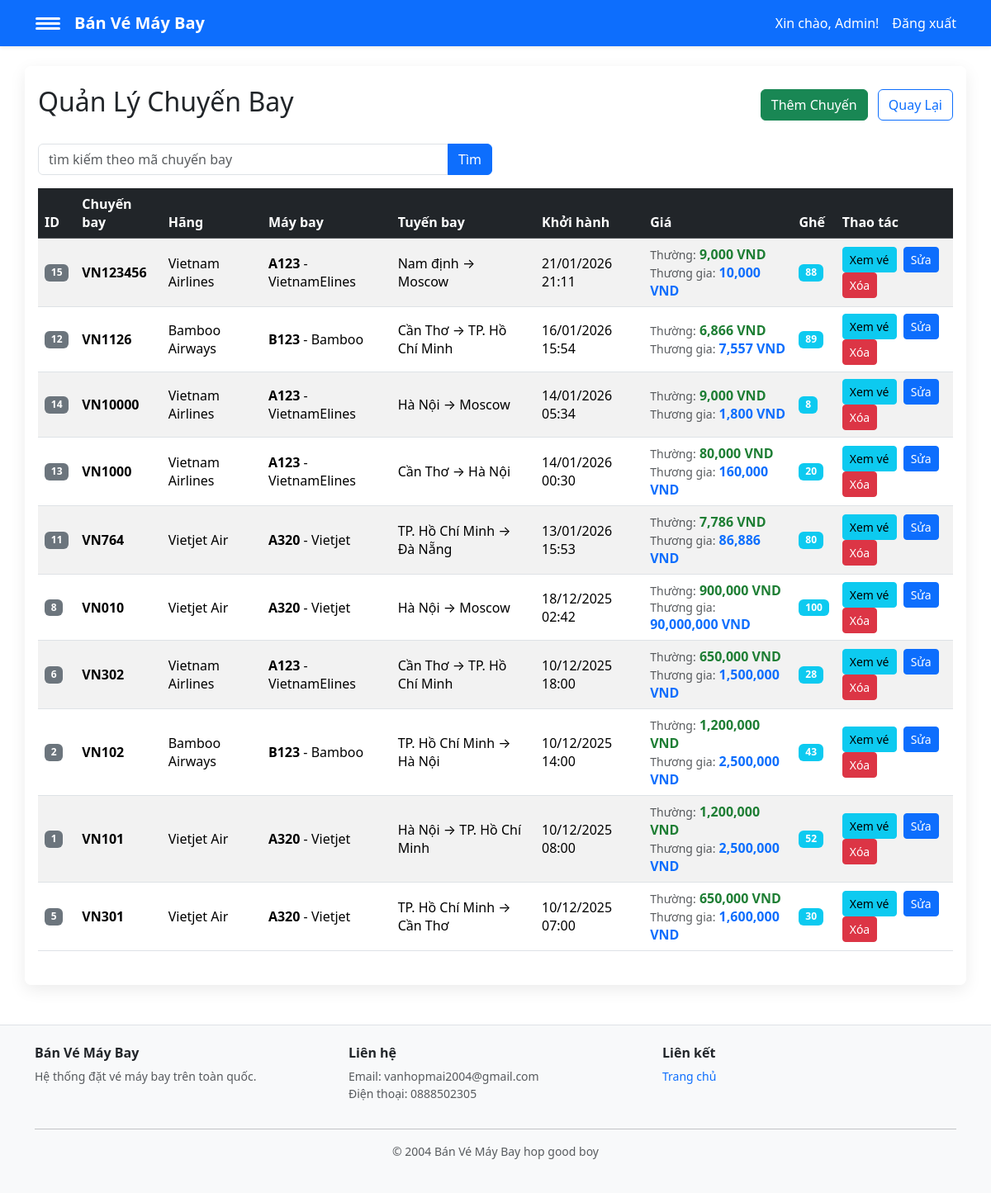
Page /banvemaybay/admin/flights (signed in) on the committed database.
### tables this page shows
CREATE TABLE `chuyen_bay` (
  `id` int(11) NOT NULL,
  `so_hieu` varchar(50) NOT NULL,
  `noi_di` varchar(100) NOT NULL,
  `noi_den` varchar(100) NOT NULL,
  `gio_khoi_hanh` datetime NOT NULL,
  `gio_ha_canh` datetime NOT NULL,
  `gia_thuong` decimal(10,2) NOT NULL,
  `gia_thuong_gia` decimal(10,2) NOT NULL,
  `ghe_con` int(11) NOT NULL DEFAULT 0,
  `may_bay_id` int(11) DEFAULT NULL,
  `tao_luc` timestamp NOT NULL DEFAULT current_timestamp()
);

CREATE TABLE `may_bay` (
  `id` int(11) NOT NULL,
  `ma_may_bay` varchar(50) NOT NULL,
  `ten_may_bay` varchar(150) NOT NULL,
  `hang_may_bay` varchar(50) NOT NULL DEFAULT 'Khác',
  `tao_luc` timestamp NOT NULL DEFAULT current_timestamp()
);

### app/Helpers/helpers.php (called while the page is built, shortened)
<?php
$config = require __DIR__ . '/../../config/app.php';
function dinhDangNgayGio($datetime): string {
    $dt = new DateTime($datetime);
    return $dt->format('d/m/Y H:i');
}
function duongDan(string $path = ''): string {
    global $config;
    $base = rtrim($config['base_path'], '/');
    $path = '/' . ltrim($path, '/');
    return $base . $path;
}
function format_datetime($datetime): string { return dinhDangNgayGio($datetime); }
function base_url(string $path = ''): string { return duongDan($path); }
function view_shared_data(): array {
    $user = $_SESSION['user'] ?? null;
    $isLoggedIn = !empty($user);
    $isAdmin = $isLoggedIn && (($user['vai_tro'] ?? '') === 'admin');
    return [
        'currentUser' => $user,
        'isLoggedIn' => $isLoggedIn,
        'isAdmin' => $isAdmin,
        'currentUserName' => $isLoggedIn ? (string)($user['ten'] ?? '') : '',
        'currentUserEmail' => $isLoggedIn ? (string)($user['email'] ?? '') : '',
    ];
}
function view(string $template, array $data = []): void {
    $data = array_merge(view_shared_data(), $data);
    extract($data, EXTR_SKIP);
    $viewFile = __DIR__ . '/../Views/' . $template . '.php';
    require $viewFile;
}

### app/Controllers/AdminController.php (called while the page is built, shortened)
<?php
require_once __DIR__ . '/../Helpers/helpers.php';
require_once __DIR__ . '/../Models/Flight.php';
class AdminController {
    public function flights(): void {
      $q = trim($_GET['q'] ?? '');
      $flights = Flight::allOrdered($q);
      view('admin/flights', compact('flights', 'q'));
    }
}

### config/app.php (called while the page is built)
<?php
return [
    'db' => [
        'host' => '127.0.0.1',
        'user' => 'root',
        'pass' => '',
        'name' => 'banvemaybay',
    ],
    'base_path' => '/banvemaybay',
];

### app/Models/Flight.php (called while the page is built, shortened)
<?php
require_once __DIR__ . '/../Helpers/helpers.php';
class Flight {
    public static function allOrdered(string $so_hieu = ''): array {
        global $mysqli;
        $so_hieu = strtoupper(trim($so_hieu));
        $sql = 'SELECT cb.*, mb.hang_may_bay, mb.ma_may_bay, mb.ten_may_bay '
             . 'FROM chuyen_bay cb '
             . 'LEFT JOIN may_bay mb ON cb.may_bay_id = mb.id '
             . 'ORDER BY cb.gio_khoi_hanh DESC';
        $res = $mysqli->query($sql);
        if ($res) {
            return $res->fetch_all(MYSQLI_ASSOC);
        }
        $res2 = $mysqli->query('SELECT * FROM chuyen_bay ORDER BY gio_khoi_hanh DESC');
        return $res2 ? $res2->fetch_all(MYSQLI_ASSOC) : [];
    }
}

### app/Views/admin/flights.php (the view, shortened to what this page needs)
<?php require_once __DIR__ . '/../partials/navbar.php'; ?>
<!doctype html>
<html>
<head>
  <link href="https://cdn.jsdelivr.net/npm/bootstrap@5.3.2/dist/css/bootstrap.min.css" rel="stylesheet">
</head>
<body class="admin-bg">
<div class="container-lg py-4 page-wrap">
  <div class="d-flex justify-content-between align-items-center mb-4">
    <h2><i class="bi bi-airplane"></i> Quản Lý Chuyến Bay</h2>
    <div>
      <a href="<?=base_url('/admin/flights/create')?>" class="btn btn-success me-2">
        <i class="bi bi-plus-circle"></i> Thêm Chuyến
      </a>
      <a href="<?=base_url('/admin/dashboard')?>" class="btn btn-outline-primary">
        <i class="bi bi-arrow-left"></i> Quay Lại
      </a>
    </div>
  </div>
  <form class="row g-2 align-items-center mb-3" method="get" action="<?=base_url('/admin/flights')?>">
    <div class="col-12 col-md-6">
      <div class="input-group">
        <input
          type="text"
          class="form-control"
          name="q"
          value="<?=htmlspecialchars($q ?? '')?>"
          placeholder="tìm kiếm theo mã chuyến bay"
          aria-label="Tìm kiếm theo mã chuyến bay"
          autocomplete="off"
        >
        <button class="btn btn-primary" type="submit">Tìm</button>
      </div>
    </div>
  </form>
  <div class="table-responsive">
    <table class="table table-hover table-striped align-middle">
      <thead class="table-dark">
        <tr>
          <th>ID</th>
          <th>Chuyến bay</th>
          <th>Hãng</th>
          <th>Máy bay</th>
          <th>Tuyến bay</th>
          <th>Khởi hành</th>
          <th>Giá</th>
          <th>Ghế</th>
          <th>Thao tác</th>
        </tr>
      </thead>
      <tbody>
        <?php if (empty($flights)): ?>
          <tr><td colspan="9" class="text-center">Không có chuyến bay</td></tr>
        <?php else: foreach ($flights as $row): ?>
          <tr>
            <td><span class="badge bg-secondary"><?=$row['id']?></span></td>
            <td><strong><?=htmlspecialchars($row['so_hieu'])?></strong></td>
            <td><?=htmlspecialchars($row['hang_may_bay'] ?? '-')?></td>
            <td>
              <?php if (!empty($row['ten_may_bay']) || !empty($row['ma_may_bay'])): ?>
                <strong><?=htmlspecialchars($row['ma_may_bay'] ?? '')?></strong>
                <?=!empty($row['ten_may_bay']) ? ' - ' . htmlspecialchars($row['ten_may_bay']) : ''?>
              <?php else: ?>
                -
              <?php endif; ?>
            </td>
            <td><?=htmlspecialchars($row['noi_di'])?> → <?=htmlspecialchars($row['noi_den'])?></td>
            <td><?=format_datetime($row['gio_khoi_hanh'])?></td>
            <td>
              <div><small class="text-muted">Thường:</small> <strong class="ticket-economy"><?=number_format($row['gia_thuong'],0)?> VND</strong></div>
              <div><small class="text-muted">Thương gia:</small> <strong class="ticket-business"><?=number_format($row['gia_thuong_gia'],0)?> VND</strong></div>
            </td>
            <td><span class="badge bg-info"><?=$row['ghe_con']?></span></td>
            <td>
              <a class="btn btn-sm btn-info me-1" href="<?=base_url('/admin/flights/tickets')?>?id=<?=$row['id']?><?=!empty($q) ? '&q=' . urlencode($q) : ''?>">
                <i class="bi bi-ticket-perforated"></i> Xem vé
              </a>
              <a class="btn btn-sm btn-primary" href="<?=base_url('/admin/flights/edit')?>?id=<?=$row['id']?>">
                <i class="bi bi-pencil"></i> Sửa
              </a>
              <a class="btn btn-sm btn-danger" href="<?=base_url('/admin/flights')?>?delete=<?=$row['id']?><?=!empty($q) ? '&q=' . urlencode($q) : ''?>" onclick="return confirm('Xóa?')">
                <i class="bi bi-trash"></i> Xóa
              </a>
            </td>
          </tr>
        <?php endforeach; endif; ?>
      </tbody>
    </table>
  </div>
</div>
<?php require_once __DIR__ . '/../partials/footer.php'; ?>
</body>
</html>

### app/Views/partials/footer.php (style rules this page uses)
html, body { height: 100%; }
body { min-height: 100vh; display: flex; flex-direction: column; }
body > .container, body > .container-fluid, body > .container-sm, body > .container-md, body > .container-lg, body > .container-xl, body > .container-xxl { flex: 1 0 auto; }

### rows in the picture
chuyen_bay: id "15", so_hieu "VN123456", may_bay.hang_may_bay "Vietnam Airlines", may_bay.ma_may_bay "A123", may_bay.ten_may_bay "VietnamElines", noi_di "Nam định", noi_den "Moscow", gio_khoi_hanh "21/01/2026 21:11", gia_thuong "9,000", gia_thuong_gia "10,000", ghe_con "88"
chuyen_bay: id "12", so_hieu "VN1126", may_bay.hang_may_bay "Bamboo Airways", may_bay.ma_may_bay "B123", may_bay.ten_may_bay "Bamboo", noi_di "Cần Thơ", noi_den "TP. Hồ Chí Minh", gio_khoi_hanh "16/01/2026 15:54", gia_thuong "6,866", gia_thuong_gia "7,557", ghe_con "89"
chuyen_bay: id "14", so_hieu "VN10000", may_bay.hang_may_bay "Vietnam Airlines", may_bay.ma_may_bay "A123", may_bay.ten_may_bay "VietnamElines", noi_di "Hà Nội", noi_den "Moscow", gio_khoi_hanh "14/01/2026 05:34", gia_thuong "9,000", gia_thuong_gia "1,800", ghe_con "8"
chuyen_bay: id "13", so_hieu "VN1000", may_bay.hang_may_bay "Vietnam Airlines", may_bay.ma_may_bay "A123", may_bay.ten_may_bay "VietnamElines", noi_di "Cần Thơ", noi_den "Hà Nội", gio_khoi_hanh "14/01/2026 00:30", gia_thuong "80,000", gia_thuong_gia "160,000", ghe_con "20"
chuyen_bay: id "11", so_hieu "VN764", may_bay.hang_may_bay "Vietjet Air", may_bay.ma_may_bay "A320", may_bay.ten_may_bay "Vietjet", noi_di "TP. Hồ Chí Minh", noi_den "Đà Nẵng", gio_khoi_hanh "13/01/2026 15:53", gia_thuong "7,786", gia_thuong_gia "86,886", ghe_con "80"
chuyen_bay: id "8", so_hieu "VN010", may_bay.hang_may_bay "Vietjet Air", may_bay.ma_may_bay "A320", may_bay.ten_may_bay "Vietjet", noi_di "Hà Nội", noi_den "Moscow", gio_khoi_hanh "18/12/2025 02:42", gia_thuong "900,000", gia_thuong_gia "90,000,000", ghe_con "100"
chuyen_bay: id "6", so_hieu "VN302", may_bay.hang_may_bay "Vietnam Airlines", may_bay.ma_may_bay "A123", may_bay.ten_may_bay "VietnamElines", noi_di "Cần Thơ", noi_den "TP. Hồ Chí Minh", gio_khoi_hanh "10/12/2025 18:00", gia_thuong "650,000", gia_thuong_gia "1,500,000", ghe_con "28"
chuyen_bay: id "2", so_hieu "VN102", may_bay.hang_may_bay "Bamboo Airways", may_bay.ma_may_bay "B123", may_bay.ten_may_bay "Bamboo", noi_di "TP. Hồ Chí Minh", noi_den "Hà Nội", gio_khoi_hanh "10/12/2025 14:00", gia_thuong "1,200,000", gia_thuong_gia "2,500,000", ghe_con "43"
chuyen_bay: id "1", so_hieu "VN101", may_bay.hang_may_bay "Vietjet Air", may_bay.ma_may_bay "A320", may_bay.ten_may_bay "Vietjet", noi_di "Hà Nội", noi_den "TP. Hồ Chí Minh", gio_khoi_hanh "10/12/2025 08:00", gia_thuong "1,200,000", gia_thuong_gia "2,500,000", ghe_con "52"
chuyen_bay: id "5", so_hieu "VN301", may_bay.hang_may_bay "Vietjet Air", may_bay.ma_may_bay "A320", may_bay.ten_may_bay "Vietjet", noi_di "TP. Hồ Chí Minh", noi_den "Cần Thơ", gio_khoi_hanh "10/12/2025 07:00", gia_thuong "650,000", gia_thuong_gia "1,600,000", ghe_con "30"

### other values in the picture
$currentUserName "Admin"
